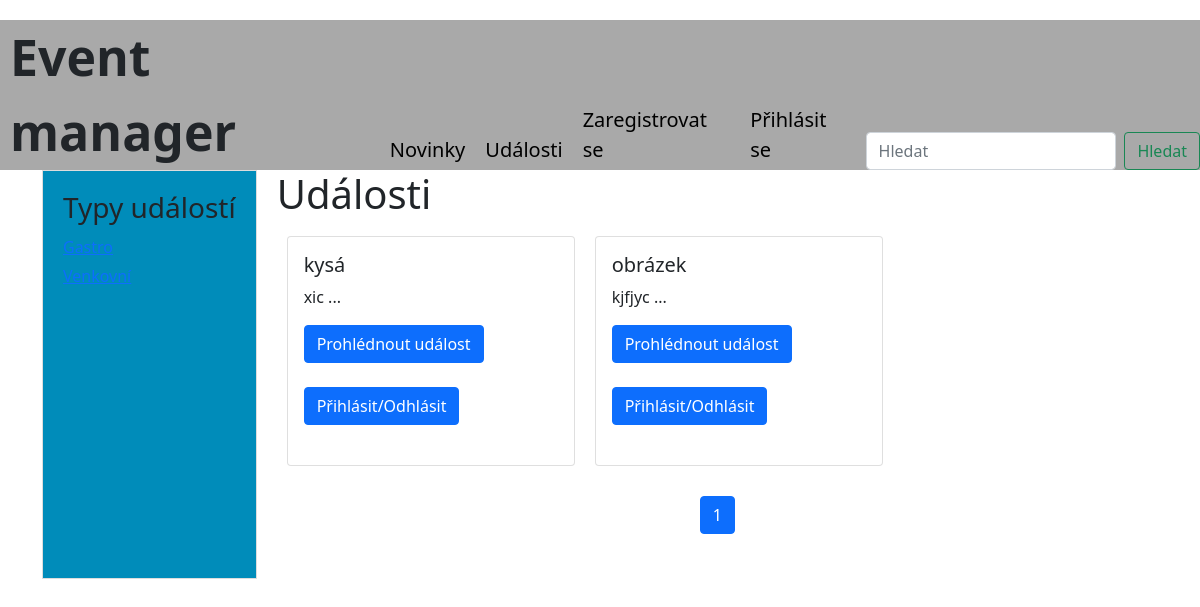
The app's page /events/, older data.
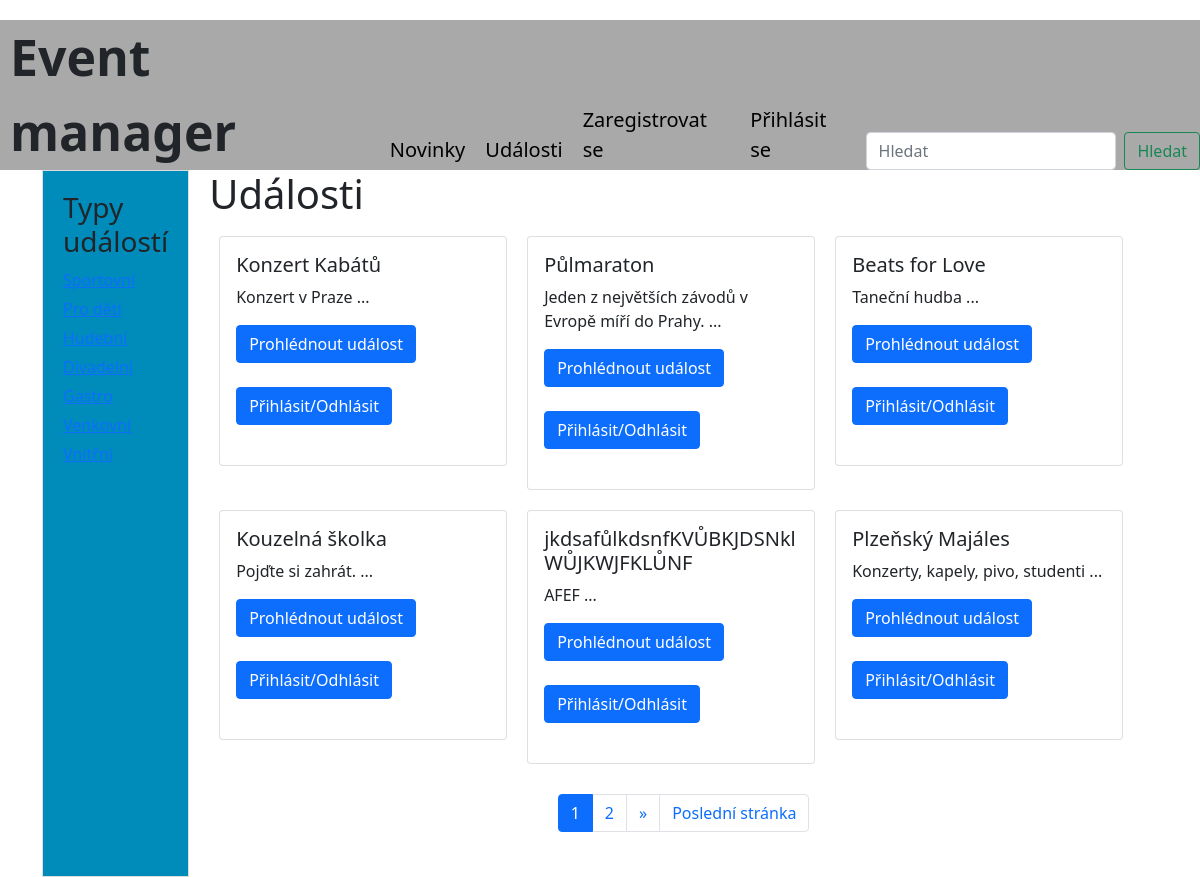
The same page, newer data.
### viewer/models.py (models this page shows, shortened)
class Event(Model):
  name = CharField(max_length=128)
  describtion = CharField(max_length=128, default="")
  eventType = ManyToManyField(EventType)
  date = DateField(default=timezone.now)
  create_date = DateTimeField(auto_now_add=True)
  place = CharField(max_length=128, default="")
  entry = BooleanField(default=False)
  user = ForeignKey(User, on_delete=DO_NOTHING, default=1)
  link = URLField(max_length=200, default="")
  image = ImageField(upload_to='event_images/', blank=True, null=True)  # Přidáno pole pro obrázek
  attendees = models.ManyToManyField(User, related_name="events_attending", blank=True)

### viewer/views.py (the view)
# urls.py: path('events/', EventsView.as_view(), name='events'),
class EventsView(TemplateView):
  template_name = 'events.html'
  def get_context_data(self, **kwargs):
    context = super().get_context_data(**kwargs)
    events = Event.objects.all()
    paginator = Paginator(events, 6)  # 6 událostí na stránku
    page_number = self.request.GET.get('page')
    page_obj = paginator.get_page(page_number)
    context['page_obj'] = page_obj
    return context

### viewer/views.py (called while the page is built)
def global_data(request):
    data = EventType.objects.all()
    return {'type_list': data}

### viewer/templates/events.html (shortened to what this page needs)
{% extends "base.html" %}
{% block content %}
<h1>Události</h1>
<ul style="display: flex; flex-wrap: wrap; list-style-type: none; padding: 0;">
    {% for event in page_obj %}
      <li style="margin: 10px;">
          <div class="card" style="width: 18rem;">
                <div class="card-body">
                    <h5 class="card-title">{{ event.name }}</h5>
                    <p class="card-text">{{ event.describtion|truncatechars:100 }} ...</p>
                    <a href="/detail/{{event.pk}}" class="btn btn-primary">Prohlédnout událost</a>
                    <br><br>
                    <a href="{% url 'attendees' event.pk %}" class="btn btn-primary"> Přihlásit/Odhlásit </a>
                    <br><br>
                </div>
            </div>
      </li>
    {% endfor %}
</ul>
<div style="text-align: center; margin-top: 20px;">
    <nav aria-label="Page navigation">
        <ul class="pagination justify-content-center">
            {% for num in page_obj.paginator.page_range %}
                {% if num == page_obj.number %}
                    <li class="page-item active"><a class="page-link" href="?page={{ num }}">{{ num }}</a></li>
                {% elif num > page_obj.number|add:'-3' and num < page_obj.number|add:'3' %}
                    <li class="page-item"><a class="page-link" href="?page={{ num }}">{{ num }}</a></li>
                {% endif %}
            {% endfor %}
            {% if page_obj.has_next %}
                <li class="page-item">
                    <a class="page-link" href="?page={{ page_obj.next_page_number }}" aria-label="Next">
                        <span aria-hidden="true">&raquo;</span>
                    </a>
                </li>
            {% endif %}
            {% if page_obj.number < page_obj.paginator.num_pages %}
                <li class="page-item">
                    <a class="page-link" href="?page={{ page_obj.paginator.num_pages }}">Poslední stránka</a>
                </li>
            {% endif %}
        </ul>
    </nav>
</div>
<br>
{% endblock %}

Row changes from the older to the newer data that the page shows:
removed Event: name "kysá", describtion "xic"
removed Event: name "obrázek", describtion "kjfjyc"
added Event: name "Konzert Kabátů", describtion "Konzert v Praze"
added Event: name "Půlmaraton", describtion "Jeden z největších závodů v Evropě míří do Prahy."
added Event: name "Beats for Love", describtion "Taneční hudba"
added Event: name "Kouzelná školka", describtion "Pojďte si zahrát."
added Event: name "jkdsafůlkdsnfKVŮBKJDSNklWŮJKWJFKLŮNF", describtion "AFEF"
added Event: name "Plzeňský Majáles", describtion "Konzerty, kapely, pivo, studenti"
Text that changed along with them:
new list line: "2"
text now shown: "» Poslední stránka"
